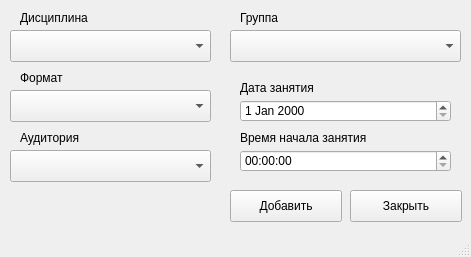
<?xml version="1.0" encoding="UTF-8"?>
<ui version="4.0">
 <class>MainWindow</class>
 <widget class="QMainWindow" name="MainWindow">
  <property name="geometry">
   <rect>
    <x>0</x>
    <y>0</y>
    <width>471</width>
    <height>257</height>
   </rect>
  </property>
  <property name="windowTitle">
   <string>MainWindow</string>
  </property>
  <widget class="QWidget" name="centralwidget">
   <widget class="QLabel" name="label">
    <property name="geometry">
     <rect>
      <x>20</x>
      <y>70</y>
      <width>101</width>
      <height>16</height>
     </rect>
    </property>
    <property name="text">
     <string>Формат</string>
    </property>
   </widget>
   <widget class="QComboBox" name="comboBox">
    <property name="geometry">
     <rect>
      <x>10</x>
      <y>30</y>
      <width>201</width>
      <height>32</height>
     </rect>
    </property>
   </widget>
   <widget class="QLabel" name="label_2">
    <property name="geometry">
     <rect>
      <x>20</x>
      <y>10</y>
      <width>111</width>
      <height>16</height>
     </rect>
    </property>
    <property name="text">
     <string>Дисциплина</string>
    </property>
   </widget>
   <widget class="QComboBox" name="comboBox_2">
    <property name="geometry">
     <rect>
      <x>10</x>
      <y>90</y>
      <width>201</width>
      <height>32</height>
     </rect>
    </property>
   </widget>
   <widget class="QComboBox" name="comboBox_3">
    <property name="geometry">
     <rect>
      <x>10</x>
      <y>150</y>
      <width>201</width>
      <height>32</height>
     </rect>
    </property>
   </widget>
   <widget class="QLabel" name="label_3">
    <property name="geometry">
     <rect>
      <x>20</x>
      <y>130</y>
      <width>101</width>
      <height>16</height>
     </rect>
    </property>
    <property name="text">
     <string>Аудитория</string>
    </property>
   </widget>
   <widget class="QDateEdit" name="dateEdit">
    <property name="geometry">
     <rect>
      <x>240</x>
      <y>100</y>
      <width>211</width>
      <height>22</height>
     </rect>
    </property>
   </widget>
   <widget class="QLabel" name="label_4">
    <property name="geometry">
     <rect>
      <x>240</x>
      <y>80</y>
      <width>121</width>
      <height>16</height>
     </rect>
    </property>
    <property name="text">
     <string>Дата занятия</string>
    </property>
   </widget>
   <widget class="QPushButton" name="pushButton">
    <property name="geometry">
     <rect>
      <x>230</x>
      <y>190</y>
      <width>112</width>
      <height>32</height>
     </rect>
    </property>
    <property name="text">
     <string>Добавить</string>
    </property>
   </widget>
   <widget class="QPushButton" name="pushButton_2">
    <property name="geometry">
     <rect>
      <x>350</x>
      <y>190</y>
      <width>112</width>
      <height>32</height>
     </rect>
    </property>
    <property name="text">
     <string>Закрыть</string>
    </property>
   </widget>
   <widget class="QLabel" name="label_5">
    <property name="geometry">
     <rect>
      <x>240</x>
      <y>130</y>
      <width>171</width>
      <height>16</height>
     </rect>
    </property>
    <property name="text">
     <string>Время начала занятия</string>
    </property>
   </widget>
   <widget class="QTimeEdit" name="timeEdit">
    <property name="geometry">
     <rect>
      <x>240</x>
      <y>150</y>
      <width>211</width>
      <height>22</height>
     </rect>
    </property>
   </widget>
   <widget class="QComboBox" name="comboBox_4">
    <property name="geometry">
     <rect>
      <x>230</x>
      <y>30</y>
      <width>231</width>
      <height>32</height>
     </rect>
    </property>
   </widget>
   <widget class="QLabel" name="label_6">
    <property name="geometry">
     <rect>
      <x>240</x>
      <y>10</y>
      <width>58</width>
      <height>16</height>
     </rect>
    </property>
    <property name="text">
     <string>Группа</string>
    </property>
   </widget>
  </widget>
  <widget class="QStatusBar" name="statusbar"/>
 </widget>
 <resources/>
 <connections/>
</ui>
